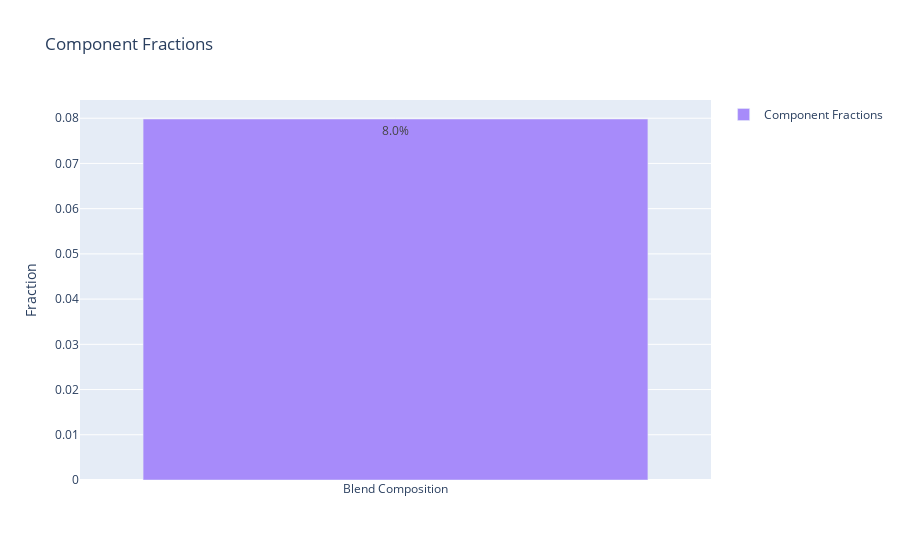
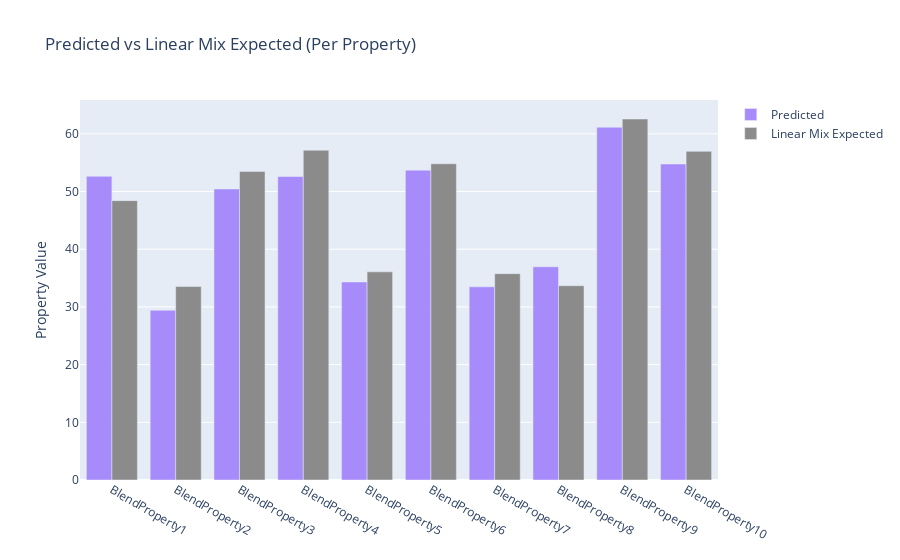
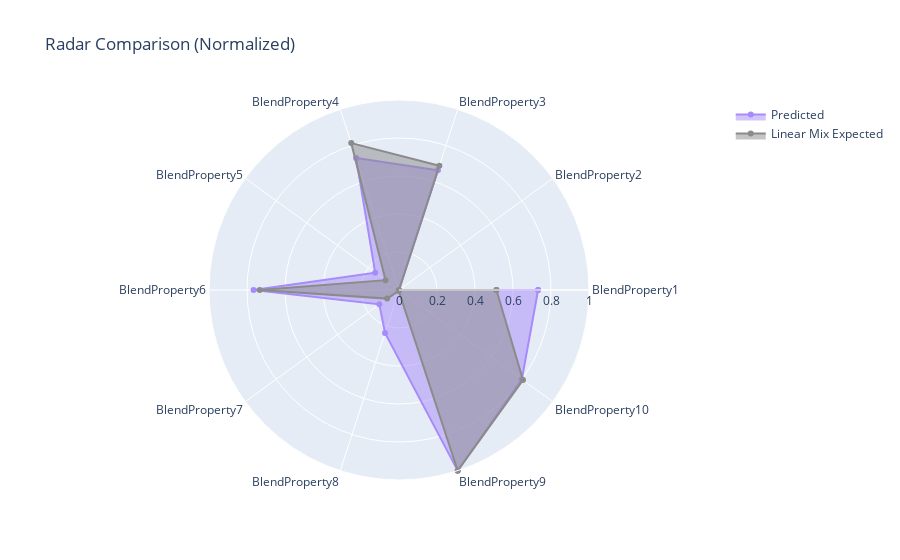

The cell these charts' notebook holds for them, in order:
### Code cell
import numpy as np
import pandas as pd
import plotly.graph_objects as go

# -----------------------------
# 1. Mock data
# -----------------------------
np.random.seed(42)

components = [f"Component {i}" for i in range(1, 6)]
properties = [f"BlendProperty{i}" for i in range(1, 11)]

# Fractions
fractions = np.random.dirichlet(np.ones(5), size=1)[0]

# Component properties table
component_props = pd.DataFrame(
    np.random.uniform(10, 100, size=(5, 10)),
    index=components,
    columns=properties
)

# Linear mix expected
linear_mix = np.dot(fractions, component_props.values)

# Predicted blend properties (mocked as linear_mix + noise)
predicted = linear_mix + np.random.uniform(-5, 5, size=10)

# -----------------------------
# 1. Component Fractions (Stacked Bar)
# -----------------------------
fig1 = go.Figure()
fig1.add_trace(go.Bar(
    x=["Blend Composition"],
    y=fractions,
    text=[f"{frac*100:.1f}%" for frac in fractions],
    textposition='inside',
    marker=dict(color=['#a78bfa', '#c4b5fd', '#ddd6fe', '#b6b6b6', '#8b8b8b']),
    name="Component Fractions",
    hovertext=components
))
fig1.update_layout(
    barmode='stack',
    title="Component Fractions",
    yaxis_title="Fraction",
    showlegend=True
)

# -----------------------------
# 2. Predicted vs Linear Mix (Grouped Bar)
# -----------------------------
fig2 = go.Figure()
fig2.add_trace(go.Bar(
    x=properties,
    y=predicted,
    name="Predicted",
    marker_color="#a78bfa"
))
fig2.add_trace(go.Bar(
    x=properties,
    y=linear_mix,
    name="Linear Mix Expected",
    marker_color="#8b8b8b"
))
fig2.update_layout(
    barmode='group',
    title="Predicted vs Linear Mix Expected (Per Property)",
    yaxis_title="Property Value"
)

# -----------------------------
# 3. Radar Chart Overlay
# -----------------------------
# Normalize for radar
pred_norm = (predicted - predicted.min()) / (predicted.max() - predicted.min())
linear_norm = (linear_mix - linear_mix.min()) / (linear_mix.max() - linear_mix.min())

# Close the loop for radar
prop_labels = properties + [properties[0]]
pred_norm_loop = np.append(pred_norm, pred_norm[0])
linear_norm_loop = np.append(linear_norm, linear_norm[0])

fig3 = go.Figure()
fig3.add_trace(go.Scatterpolar(
    r=pred_norm_loop,
    theta=prop_labels,
    fill='toself',
    name='Predicted',
    line=dict(color="#a78bfa")
))
fig3.add_trace(go.Scatterpolar(
    r=linear_norm_loop,
    theta=prop_labels,
    fill='toself',
    name='Linear Mix Expected',
    line=dict(color="#8b8b8b")
))
fig3.update_layout(
    polar=dict(radialaxis=dict(visible=True, range=[0, 1])),
    title="Radar Comparison (Normalized)",
    showlegend=True
)

# -----------------------------
# Show figures
# -----------------------------
fig1.show()
fig2.show()
fig3.show()

### Figure 1 — Plotly figure (JSON) as saved in the notebook; plotly's stock layout.template omitted (floating-point values rounded to 4 significant figures)
{"data": [{"hovertext": ["Component 1", "Component 2", "Component 3", "Component 4", "Component 5"], "marker": {"color": ["#a78bfa", "#c4b5fd", "#ddd6fe", "#b6b6b6", "#8b8b8b"]}, "name": "Component Fractions", "text": ["8.0%", "51.2%", "22.4%", "15.5%", "2.9%"], "textposition": "inside", "type": "bar", "x": ["Blend Composition"], "y": [0.07983, 0.512, 0.224, 0.1553, 0.02885]}], "layout": {"barmode": "stack", "showlegend": true, "title": {"text": "Component Fractions"}, "yaxis": {"title": {"text": "Fraction"}}}}

### Figure 2 — Plotly figure (JSON) as saved in the notebook; plotly's stock layout.template omitted (floating-point values rounded to 4 significant figures)
{"data": [{"marker": {"color": "#a78bfa"}, "name": "Predicted", "type": "bar", "x": ["BlendProperty1", "BlendProperty2", "BlendProperty3", "BlendProperty4", "BlendProperty5", "BlendProperty6", "BlendProperty7", "BlendProperty8", "BlendProperty9", "BlendProperty10"], "y": [52.64, 29.41, 50.45, 52.6, 34.33, 53.7, 33.48, 36.96, 61.14, 54.77]}, {"marker": {"color": "#8b8b8b"}, "name": "Linear Mix Expected", "type": "bar", "x": ["BlendProperty1", "BlendProperty2", "BlendProperty3", "BlendProperty4", "BlendProperty5", "BlendProperty6", "BlendProperty7", "BlendProperty8", "BlendProperty9", "BlendProperty10"], "y": [48.42, 33.53, 53.49, 57.15, 36.08, 54.82, 35.77, 33.68, 62.57, 56.96]}], "layout": {"barmode": "group", "title": {"text": "Predicted vs Linear Mix Expected (Per Property)"}, "yaxis": {"title": {"text": "Property Value"}}}}

### Figure 3 — Plotly figure (JSON) as saved in the notebook; plotly's stock layout.template omitted (floating-point values rounded to 4 significant figures)
{"data": [{"fill": "toself", "line": {"color": "#a78bfa"}, "name": "Predicted", "r": [0.7321, 0.0, 0.663, 0.7309, 0.1549, 0.7656, 0.1282, 0.2379, 1.0, 0.7992, 0.7321], "theta": ["BlendProperty1", "BlendProperty2", "BlendProperty3", "BlendProperty4", "BlendProperty5", "BlendProperty6", "BlendProperty7", "BlendProperty8", "BlendProperty9", "BlendProperty10", "BlendProperty1"], "type": "scatterpolar"}, {"fill": "toself", "line": {"color": "#8b8b8b"}, "name": "Linear Mix Expected", "r": [0.5127, 0.0, 0.6872, 0.8133, 0.08768, 0.733, 0.07706, 0.005004, 1.0, 0.8068, 0.5127], "theta": ["BlendProperty1", "BlendProperty2", "BlendProperty3", "BlendProperty4", "BlendProperty5", "BlendProperty6", "BlendProperty7", "BlendProperty8", "BlendProperty9", "BlendProperty10", "BlendProperty1"], "type": "scatterpolar"}], "layout": {"polar": {"radialaxis": {"range": [0, 1], "visible": true}}, "showlegend": true, "title": {"text": "Radar Comparison (Normalized)"}}}
